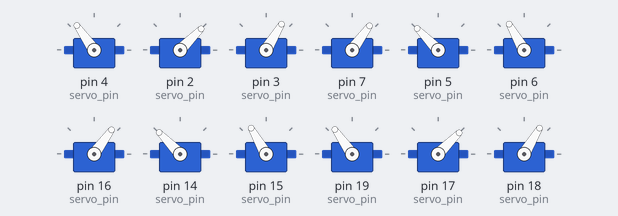
This sketch was run on a simulated Arduino Uno, built with avr-gcc and run on an emulated ATmega328P. Shown: 12 × servo.

Above: at 0.2 s.
Timing chart, 0 to 40.0 s (numbered marks = the images above):
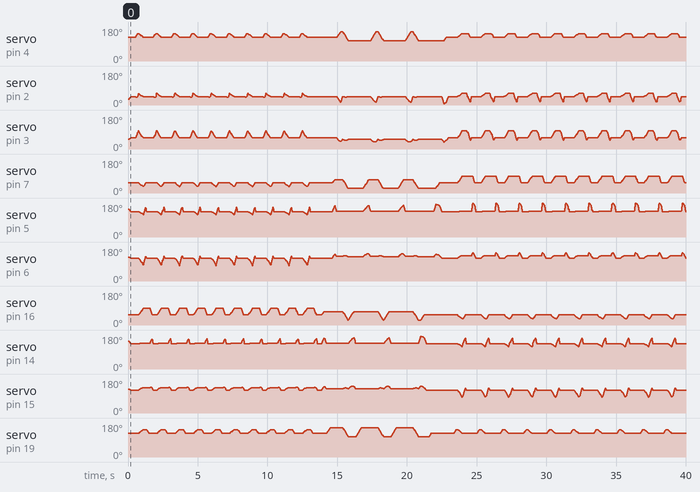

The sketch:

spider.ino
```cpp
#include <Arduino.h>
#include "motors.h"
#include "armcontroller.h"
#include "body.h"

//List of servo pins connected to the arduino
// Hanche / Femur / Tibia
int servo_pin[12] = { 4,  2,  3,
    7,  5,  6,
    16,  14, 15,
    19, 17, 18
};

//Controller motors
Motors<MOTORS_NUMBER> motors;

// On choisit 4 bras qui ont chacun 3 axes
ArmController<4, 3> armController{motors};
Vectorf corrections[] = {{100, 70, 42}, {100, 70, 42}, {100, 70, 42}, {100, 70, 42}}; // Default
//Vectorf corrections[] = {{114, 73, 59}, {90, 71, 58}, {103, 83, 50}, {115, 75, 54}}; // Bleue
//Vectorf corrections[] = {{106, 84, 62}, {109, 85, 45}, {92, 87, 40}, {104, 69, 30}}; // grise

// On choisit le modèle d'arraignée (toutes les dimensions)
SpiderJDMI model;
//On utilise un body à 4 bras
Body4 body(armController, model);

// L'object qui gère et stock la trajectoire
Trajectory trajectory;

void setup()
{
    Serial.begin(115200);
    motors.attachServo(servo_pin); //First things to do. Arms will go to neutral
    body.init(corrections);
    trajectory.setup();
}

//* // Marche
void loop() {
    trajectory.reset(); //Reset counter to 0
    body.process(trajectory);
    armController.process_orders();
}
//*/

// Calibration
// void loop() {
//     for (int i = 0; i < 4; i++) {
//         armController.addPosition({Order::POS, i, 10000, {100, 70, 15}});
//         armController.addPosition({Order::WAIT});
//     }
//     armController.process_orders();
//     delay(1000);
// }

/* //Avancer
   void loop()
   {
   float speed = 200;
   speed = model.leg_move_speed;
   armController.addPosition({Order::POS, 0, speed, {KEEP, KEEP, model.z_up}});
   armController.addPosition({Order::WAIT});
   armController.addPosition({Order::POS, 0, speed, {model.x_default, model.y_default + (2.) * model.y_step, KEEP}});
   armController.addPosition({Order::WAIT});
   armController.addPosition({Order::POS, 0, speed, {KEEP, KEEP, model.z_default}});
   armController.addPosition({Order::WAIT});

   armController.process_orders();
   delay(1000);

   speed = model.body_move_speed;
   armController.addPosition({Order::POS, 0, speed, {model.x_default, model.y_default + (1.) * model.y_step, model.z_default}});
   armController.addPosition({Order::POS, 1, speed, {model.x_default, model.y_default + (2.) * model.y_step, model.z_default}});
   armController.addPosition({Order::POS, 2, speed, {model.x_default, model.y_default + (0.) * model.y_step, model.z_default}});
   armController.addPosition({Order::POS, 3, speed, {model.x_default, model.y_default + (2.) * model.y_step, model.z_default}});
   armController.addPosition({Order::WAIT});

   armController.process_orders();
   delay(1000);

   speed = model.leg_move_speed;
   armController.addPosition({Order::POS, 1, speed, {KEEP, KEEP, model.z_up}});
   armController.addPosition({Order::WAIT});
   armController.addPosition({Order::POS, 1, speed, {model.x_default, model.y_default + (1.) * model.y_step, KEEP}});
   armController.addPosition({Order::WAIT});
   armController.addPosition({Order::POS, 1, speed, {KEEP, KEEP, model.z_default}});
   armController.addPosition({Order::WAIT});

   armController.process_orders();
   delay(1000);

   armController.addPosition({Order::POS, 3, speed, {KEEP, KEEP, model.z_up}});
   armController.addPosition({Order::WAIT});
   armController.addPosition({Order::POS, 3, speed, {model.x_default, model.y_default + (1.) * model.y_step, KEEP}});
   armController.addPosition({Order::WAIT});
   armController.addPosition({Order::POS, 3, speed, {KEEP, KEEP, model.z_default}});
   armController.addPosition({Order::WAIT});

   armController.process_orders();
   delay(1000);

   armController.addPosition({Order::POS, 2, speed, {KEEP, KEEP, model.z_up}});
   armController.addPosition({Order::WAIT});
   armController.addPosition({Order::POS, 2, speed, {model.x_default, model.y_default + (1.) * model.y_step, KEEP}});
   armController.addPosition({Order::WAIT});
   armController.addPosition({Order::POS, 2, speed, {KEEP, KEEP, model.z_default}});
   armController.addPosition({Order::WAIT});

   armController.process_orders();
   delay(1000);
   }
//*/

/* //Mouvement
   void loop()
   {

   for (int i = 0; i < 4; i++) {
   armController.addPosition({Order::POS, i, 1000, {100, 80, 15}});
   }

   float speed = 200;
   armController.addPosition({Order::POS, 0, speed, {140, 10, -27}});
   armController.addPosition({Order::WAIT});
   armController.addPosition({Order::POS, 0, speed, {90, 10, -27}});
   armController.addPosition({Order::WAIT});
   armController.addPosition({Order::POS, 0, speed, {90, 80, -27}});
   armController.addPosition({Order::WAIT});

   armController.process_orders();
   delay(1000);
   }
//*/
```

arm.h
```cpp
#pragma once
#include <Arduino.h>
#include "utils/vectors.h"
#include "kinematics.h"
#include "motors.h"
#include "spider_model.h"

#define KEEP 255

extern Motors<MOTORS_NUMBER> motors;

template<int NNode, typename KinematicsController = Kinematics3>
class Arm {
    public:
        Arm() : speed_factor(100) {} //Default arm position

        /*
         * Initialise the arm
         * ids_     - Motors controller indexes (0, N), corresponding to the defined arm
         * lengths_ - The length of the differents segments of this arm
         * arm_pos_ - The function pointer to transform servo from theorical model to spider model
         */
        void init(int ids_[NNode],
                SpiderModel::Length<NNode> lengths_,
                void (*arm_pos_)(float angle[NNode]))
        {
            kinematics.setLength(lengths_);
            kinematics.setOrientation(arm_pos_);

            for (int i = 0; i < NNode; i++) {
                ids[i] = ids_[i];
            }
            setCurrentPos({100, 70, 15});
            initiated = true;
        }

        /*
         * Wrapper to call kinematics servo motors correction and save it in the servo correction array
         */
        void correct(const Vectorf measured = {100, 70, 42}, const Vectorf real = {100, 70, 42}) {
            kinematics.computeError(measured, real);
        }

        /*
         * Process the movement of the arm from the current position to the target
         * At a given call refreshrate to respect the speed
         */
        bool process(double refreshrate) {
            bool finished = true;
            if (!initiated)
                return finished;
            Vectorf target_speed = target_position - current_position;
            double local_speed = abs(speed_factor) / (refreshrate/2.); //Speed in mm/s so divide for refreshrate
            if (target_speed.magnitude() > local_speed) {
                target_speed.normalise();
                target_speed *= local_speed;
                current_position += target_speed;
                finished = false;
            } else {
                current_position = target_position;
                finished = true;
            }

            float servos[NNode];
            computeAngles(current_position, servos);
            setServos(servos);
            return finished;
        }

        /*
         * Get the current intermediate position of the arm
         */
        Vectorf getCurrentPos() const {
            return current_position;
        }

        /*
         * Init the starting position of the arm
         */
        void  setCurrentPos(const Vectorf pos_) {
            current_position = pos_;
            target_position = pos_;
        }

        /*
         * Set the new target for the arm for the next process
         */
        void  setTargetPos(const Vectorf pos_) {
            Vectorf newpos = pos_;
            if (newpos.x == KEEP)
                newpos.x = current_position.x;
            if (newpos.y == KEEP)
                newpos.y = current_position.y;
            if (newpos.z == KEEP)
                newpos.z = current_position.z;

            target_position = newpos;
        }
        /*
         * Set the speed factor of the arm for the movement
         */
        void setMoveSpeed(const double speed_) {
            speed_factor = speed_;
        }
        /*
         * Compute servo motors angle for a position
         * It include, cartesian to polar call
         * Servo motor correction offset
         * And remap to servo motor range via arm_pos function
         */
        void computeAngles(Vectorf pos, float servos[NNode])
        {
            /*Serial.print(pos.x);
              Serial.print(" ");
              Serial.print(pos.y);
              Serial.print(" ");
              Serial.print(pos.z);
              Serial.println(" ");*/
            kinematics.cartesianToPolar(pos, servos);
            /*Serial.println();
              for (int i = 0; i < NNode; i++) {
              Serial.print(servos[i]);
              Serial.print(" ");
              }
              Serial.println();*/
            kinematics.applyCorrection(servos);
            /*for (int i = 0; i < NNode; i++) {
              Serial.print(servos[i]);
              Serial.print(" ");
              }
              Serial.println();*/
            kinematics.orientAngles(servos);
            /*for (int i = 0; i < NNode; i++) {
              Serial.print(servos[i]);
              Serial.print(" ");
              }
              Serial.println();
              Serial.println("-------------------------");*/
        }

    private:
        Vectorf current_position;
        Vectorf target_position;
        float speed_factor;
        uint8_t ids[NNode];
        KinematicsController kinematics;
        bool initiated = false;

        void setServos(float servos[NNode])
        {
            for (int i = 0; i < NNode; i++) {
                motors.setServo(ids[i], servos[i]);
            }
        }


};
```

armcontroller.h
```cpp
#pragma once

#include "utils/vectors.h"
#include "motors.h"
#include "arm.h"

#include "lib/ArduinoQueue/ArduinoQueue.h"

struct Order {
enum:uint8_t{POS, WAIT} tag;
     uint8_t index; //Index number of the arm
     float speed; //Speed in mm/s
     Vectorf target; //position target in cm
};

extern Motors<MOTORS_NUMBER> motorsController;

template<int NArm, int NNode>
class ArmController {
public:

    /*
     * Constructor with the previously initialised instance of motor controller
     */
    ArmController(Motors<NArm * NNode>& motors_)
        : motors(motors_)
    {}

    /*
     * Return reference to arm at index
     */
    Arm<NNode>& getArm(int index) {
        return arms[index];
    }

    /*
     * Add an order to the queue to be processed.
     * The order is specified before.
     */
    void addPosition(Order ord) {
        q.enqueue(ord);
    }

    /*
     * Process all currently queued orders. Respecting the speed time defined
     */
    void process_orders() {
        //Pop angles, speed for motors to execute

        while (pop_orders()) {
            unsigned long mtime = micros();
            sei();
            while (!execute_orders(micros() - mtime)) {
                mtime = micros();
                //delay(1);
                delayMicroseconds(500);
            }
        }
    }

private:
    Motors<NArm * NNode>& motors;
    Arm<NNode> arms[NArm];

    ArduinoQueue<Order> q{100};

    /*
     * Dequeue orders and apply it to the correct arm until a wait order or end of queue
     */
    bool pop_orders() {
        if (q.isEmpty())
            return false;

        while (!q.isEmpty()) {
            Order ord = q.dequeue();
            if (ord.tag == Order::WAIT)
                break;
            arms[ord.index].setTargetPos(ord.target);
            //if (ord.speed > 0)
            arms[ord.index].setMoveSpeed(ord.speed);
        }

        return true;
    }

    /*
     * Execute orders applyed for each arm
     * Return when all arm reached their target
     */
    bool execute_orders(double elapsed_time) {
        bool arrived = true;
        for (int i = 0; i < NArm; i++) {
            if (!arms[i].process(1000000./elapsed_time))
                arrived = false;
        }
        return arrived;
    }

};
```

body.h
```cpp
#pragma once

#include "utils/vectors.h"

#include "motion.h"
#include "armcontroller.h"

#include "spider_model_jdmi.h"

#include "trajectory.h"


template<int NArm, int NNode>
class Body {
    public:
        Body(ArmController<NArm, NNode>& armController_)
            : armController(armController_)
        {}

    protected:
        ArmController<NArm, NNode>& armController;

};

class Body4 : public Body<4, 3> {

    public:
        Body4(ArmController<4, 3>& armController_, SpiderModel& model_)
            : Body(armController_), motionController{armController_}, model{model_}
        {
            motionController.setModel(&model);
        }
        /*
         * Initialize all arms with correct orientation (lambda functions)
         * and calibration value for the correction of the arm.
         * Calibration is based for {100, 70, 42}
         */
        void init(Vectorf corrections[4]) {

            auto angles0 = [](float angles[3]){
                //0 ou 3 / R2 et L2
                angles[0] = 90. + angles[0];  // servo_proximal_angle proximal angle of the leg
                angles[1] = 90. - angles[1]; // servo_median_angle median angle of the leg
                angles[2] = 90. - ( 90. - angles[2]);  // servo_distal_angle distal angle of the leg
            };

            auto angles1 = [](float angles[3]){
                // 1 ou 2 / R1 et L1
                angles[0] = 90. - angles[0];
                angles[1] = 90. + angles[1];
                angles[2] = 90. + ( 90. - angles[2]);
            };
            for (int i = 0; i < 4; i++) {
                int k = i * 3;
                int ids[] = {k + 0, k + 1, k + 2};
                armController.getArm(i).init(ids, model.legs_lengths, (i == 0 || i == 3) ? angles0 : angles1);
                if (corrections)
                    armController.getArm(i).correct(corrections[i]);
                else
                    armController.getArm(i).correct();
            }
            motionController.initArms();
        }

        /*
         * Execute a trajectory provided.
         * It will read the trajectory buffer and effectively execute the asked trajectory
         */
        void process(Trajectory& traj) {
            Path next;
            while (traj.getNext(next)) {
                for (int i = 0; i < next.number; ++i) {
                    switch (next.type) {
                        case Path::SIT:
                            sit();
                            break;
                        case Path::STAND:
                            stand();
                            break;
                        case Path::TURN_LEFT:
                            turn_left(i >= next.number-1);
                            break;
                        case Path::TURN_RIGHT:
                            turn_right(i >= next.number-1);
                            break;
                        case Path::FORWARD:
                            step_forward();
                            break;
                        case Path::BACKWARD:
                            step_back();
                            break;
                    };
                    armController.process_orders();
                }
                delay(300);
            }
        }

        /*
         * Wrapper for motion to turn_left
         */
        void turn_left(bool lastmovement) {
            motionController.turn_left(lastmovement);
        }

        /*
         * Wrapper for motion to turn_right
         */
        void turn_right(bool lastmovement) {
            motionController.turn_right(lastmovement);
        }

        /*
         * Wrapper for motion to step_forward
         */
        void step_forward() {
            motionController.step_forward();
        }

        /*
         * Wrapper for motion to step_back
         */
        void step_back() {
            motionController.step_back();
        }

        /*
         * Wrapper for motion to sit
         */
        void sit() {
            motionController.sit();
        }

        /*
         * Wrapper for motion to stand
         */
        void stand() {
            motionController.stand();
        }

    private:
        Motion4 motionController;
        SpiderModel& model;

};
```

kinematics.cpp
```cpp
#include "kinematics.h"
#include <math.h>
#include <Arduino.h>
void
Kinematics3::cartesianToPolar(const Vectorf& pos_, float output_angles[3]) const
{
    // Main part of the algorithm

    // What is servo_median_angle, servo_distal_angle and servo_proximal_angle ?
    // They are results to find. Each represent an angle of one servo motor.
    // x, y, z represente the future position of one leg

    // This program use the law of cosinus. It's also named Al-Kashi theorem.
    Vectorf pos = pos_;

    // calculate w-z angle degree
    float w = sqrt(pos.x*pos.x + pos.y*pos.y); //Distance on ground

    float v = w - lengths[0];

    float a = lengths[1];
    float a_2 = a*a;

    float b = lengths[2];
    float b_2 = b*b;

    float d = sqrt(pos.z*pos.z + v*v);

    output_angles[1] = atan2(pos.z, v) + acos((a_2 + d*d - b_2) / (2. * a * d));

    output_angles[2] = acos((a_2 + b_2 - d*d) / (2. * a * b)); //Beta

    output_angles[0] = atan2(pos.y, pos.x);
    /*
       Serial.println("Radians");
       for (int i = 0; i < 3; i++) {
       Serial.print(output_angles[i]);
       Serial.print(" ");
       }*/

    // transforme radians pi in degre 180
    output_angles[0] = output_angles[0] / M_PI * 180.;
    output_angles[1] = output_angles[1] / M_PI * 180.;
    output_angles[2] = output_angles[2] / M_PI * 180.;
}
```

spider_model_jdmi.h
```cpp
#pragma once

#include "spider_model.h"

class SpiderJDMI : public SpiderModel
{
    public:
        SpiderJDMI()
            : SpiderModel(
                    // Expected position for calibration
                    //adjust_site,
                    // Calibration values
                    -27, 70, 0,
                    50, -40, -15,
                    -27,
                    // Physical lengths
                    65, {30.5f, 53.f, 79.5f},
                    // Speeds configuration
                    //300, 500, 250, 150
                    1000, 2000, 1000, 500
                    ){};
};
```

Source omitted: kinematics.h (2411 bytes), motion.cpp (8495 bytes), motion.h (2562 bytes), motors.h (2210 bytes), spider_model.h (2804 bytes), trajectory.cpp (156 bytes), trajectory.h (1765 bytes), vectors.h (2839 bytes)
